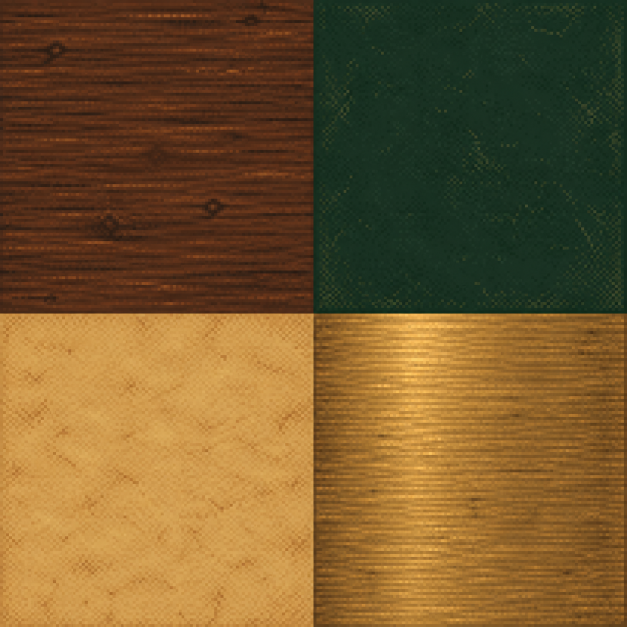
#> input picture tools/art/gui-materials.png, 1254 x 1254 px (shown at 1/2 size)
$ python object_assets.py
#> lines starting #> are read from the running program, lines starting #| are printed output that depends on the picture
### tools/matte_finish.py
"""Object-only finish matched to the accepted wood/wax GUI; never edits GUI pixels."""
from PIL import Image,ImageEnhance

def matte(im,colors=32):
 im=im.convert('RGBA');alpha=im.getchannel('A')
 # Shared compressed contrast and restrained color keep symbols readable without glow.
 rgb=ImageEnhance.Color(im.convert('RGB')).enhance(.62)
 rgb=ImageEnhance.Contrast(rgb).enhance(.68)
 rgb=Image.blend(rgb,Image.new('RGB',rgb.size,'#ad905b'),.14)
 # A coarse, deliberate pixel grid matches the original interface rather than smooth metal.
 rgb=rgb.quantize(colors=colors,method=Image.Quantize.MEDIANCUT).convert('RGBA')
 rgb.putalpha(alpha);return rgb

### tools/object_assets.py
"""Build block textures only. The accepted GUI is deliberately not regenerated."""
from pathlib import Path
from PIL import Image,ImageDraw
from matte_finish import matte
p=Path(__file__).resolve().parents[1];base=p/'src/main/resources/assets/advancedapiary/textures'
master=Image.open(p/'tools/art/gui-materials.png').convert('RGBA');mw,mh=master.size
#> after `mw, mh = master.size`: mw = 1254; mh = 1254
materials={'wood':master.crop((4,4,mw//2-4,mh//2-4))}
for name in ['front','side','top']:
 b=materials['wood'].resize((64,64),Image.Resampling.NEAREST);bd=ImageDraw.Draw(b)
 for x in [2,58]:
  bd.rectangle((x,0,x+3,63),fill='#b89453');bd.line((x,0,x,63),fill='#efcf8a');bd.line((x+3,0,x+3,63),fill='#4c3623')
 for y in [2,30,60]:bd.line((0,y,63,y),fill='#422e21',width=2);bd.line((0,y+2,63,y+2),fill='#b98d52')
 if name=='front':
  for y in [11,37]:
   for x in [10,26,42]:
    bd.rounded_rectangle((x-2,y-2,x+12,y+16),3,fill='#c79f56',outline='#f0d293',width=1)
    bd.rectangle((x,y,x+10,y+12),fill='#182e27');bd.rectangle((x+2,y+4,x+8,y+9),fill='#986e2d');bd.line((x+2,y+4,x+8,y+4),fill='#edce78')
 elif name=='side':
  bd.rounded_rectangle((10,10,53,53),5,fill='#ad8348',outline='#e7c78d',width=2);bd.rectangle((14,14,49,49),fill='#182e27')
  for y in range(18,48,6):bd.line((18,y,45,y),fill='#aa8b50',width=2);bd.line((18,y+2,45,y+2),fill='#0b1917')
 else:
  bd.rounded_rectangle((12,10,51,53),7,fill='#c8a261',outline='#eed69b',width=2);bd.rounded_rectangle((16,14,47,49),5,fill='#24392d')
  for y in range(21,47,10):
   for x in range(22,46,12):bd.regular_polygon((x,y,6),6,fill='#a67c35',outline='#e4bf6d')
 for x in [4,60]:
  for y in [4,59]:bd.ellipse((x-1,y-1,x+1,y+1),fill='#efcf8a');bd.point((x,y),fill='#493422')
 b=matte(b.resize((32,32),Image.Resampling.LANCZOS),32).resize((64,64),Image.Resampling.NEAREST)
 b.save(base/'blocks'/('apiary_'+name+'.png'))
#> this loop made 3 passes
#> pass 1, `b = materials['wood'].resize((64, 64), Image.Resampling.NEAREST)`:
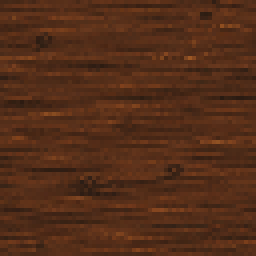
#> b: PIL image 64x64 RGBA (shown 4 times larger); mean R, G, B, A 83.8, 45.5, 24.6, 255
#> pass 1, in matte, `im = im.convert('RGBA')`:
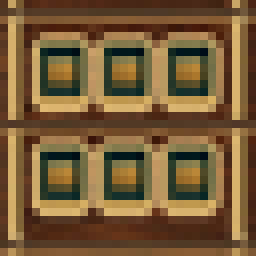
#> im: PIL image 32x32 RGBA (shown 8 times larger); mean R, G, B, A 118.2, 91.3, 55.8, 255
#> pass 1, in matte, `rgb=ImageEnhance.Color(im.convert('RGB')).enhance(.62)`:
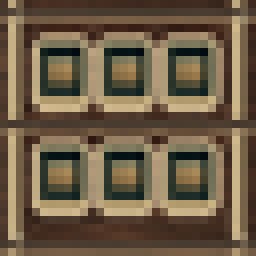
#> rgb: PIL image 32x32 RGB (shown 8 times larger); mean R, G, B 109, 92.4, 70.3
#> after the loop:
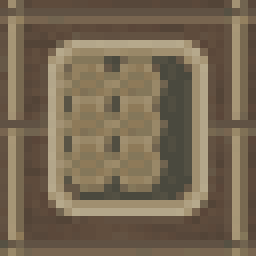
#> b: PIL image 64x64 RGBA (shown 4 times larger); mean R, G, B, A 118.8, 103.7, 82.3, 255
